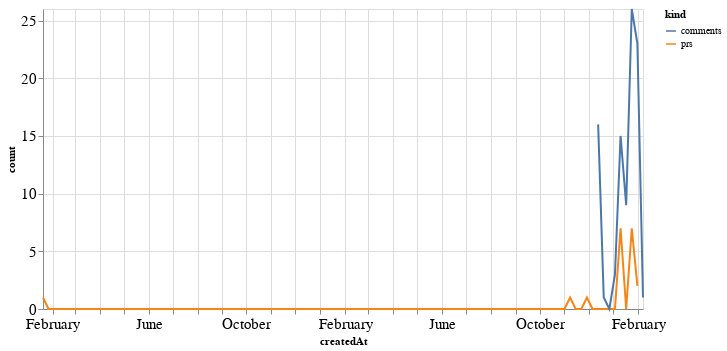

The notebook cell this image was saved under:
### Code cell
alt.Chart(total_time, width=600).mark_line().encode(
    x='createdAt',
    y='count',
    color='kind'
)

### Figure 1 — Vega-Lite specification as saved in the notebook (floating-point values rounded to 4 significant figures; data arrays with more than 128 entries replaced by an {"elided": "..."} marker saying what was removed)
{"config": {"axisLeft": {"labelFontSize": 15}, "axisBottom": {"labelFontSize": 15}}, "data": {"name": "data-ab8a00eaabb35282b8dcdc33241215a4"}, "mark": "line", "encoding": {"color": {"type": "nominal", "field": "kind"}, "x": {"type": "temporal", "field": "createdAt"}, "y": {"type": "quantitative", "field": "count"}}, "width": 600, "$schema": "https://vega.github.io/schema/vega-lite/v4.8.1.json", "datasets": {"data-ab8a00eaabb35282b8dcdc33241215a4": {"elided": "216 records"}}}
